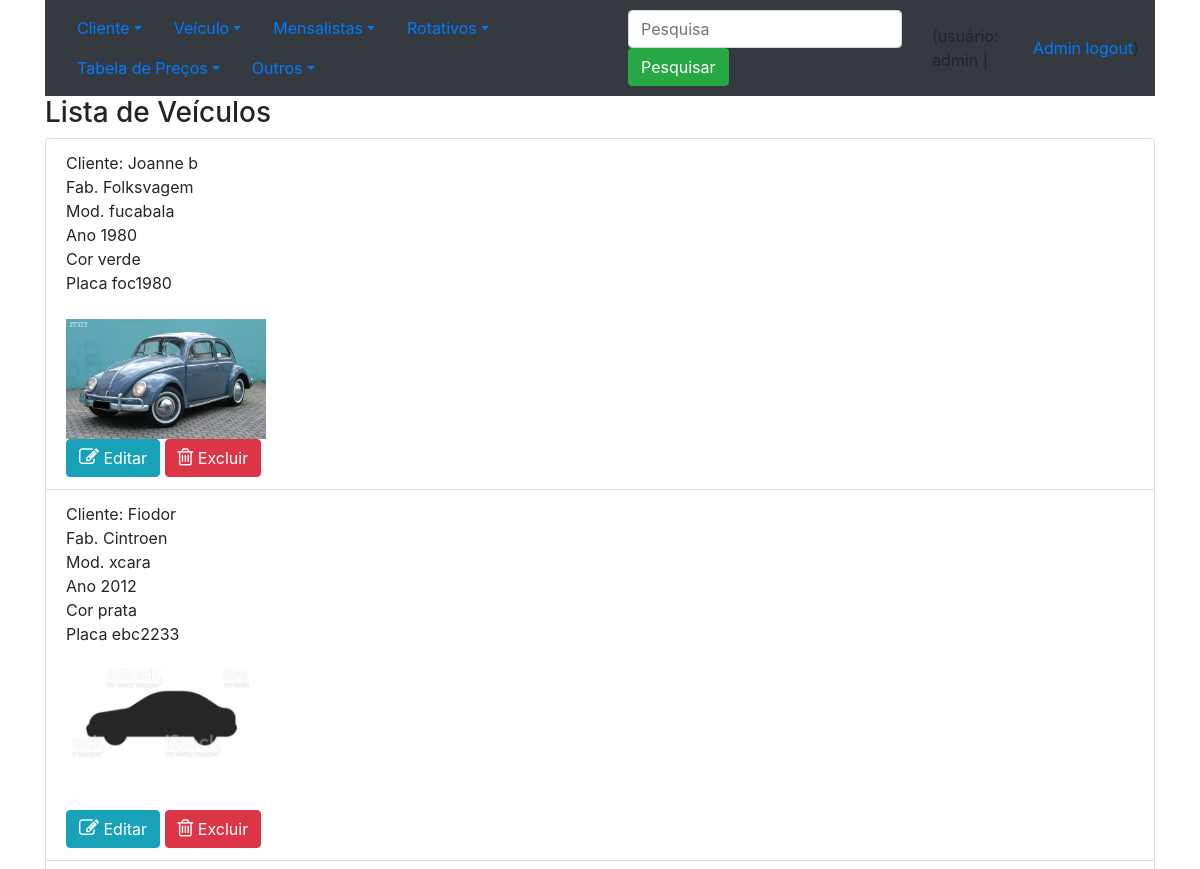
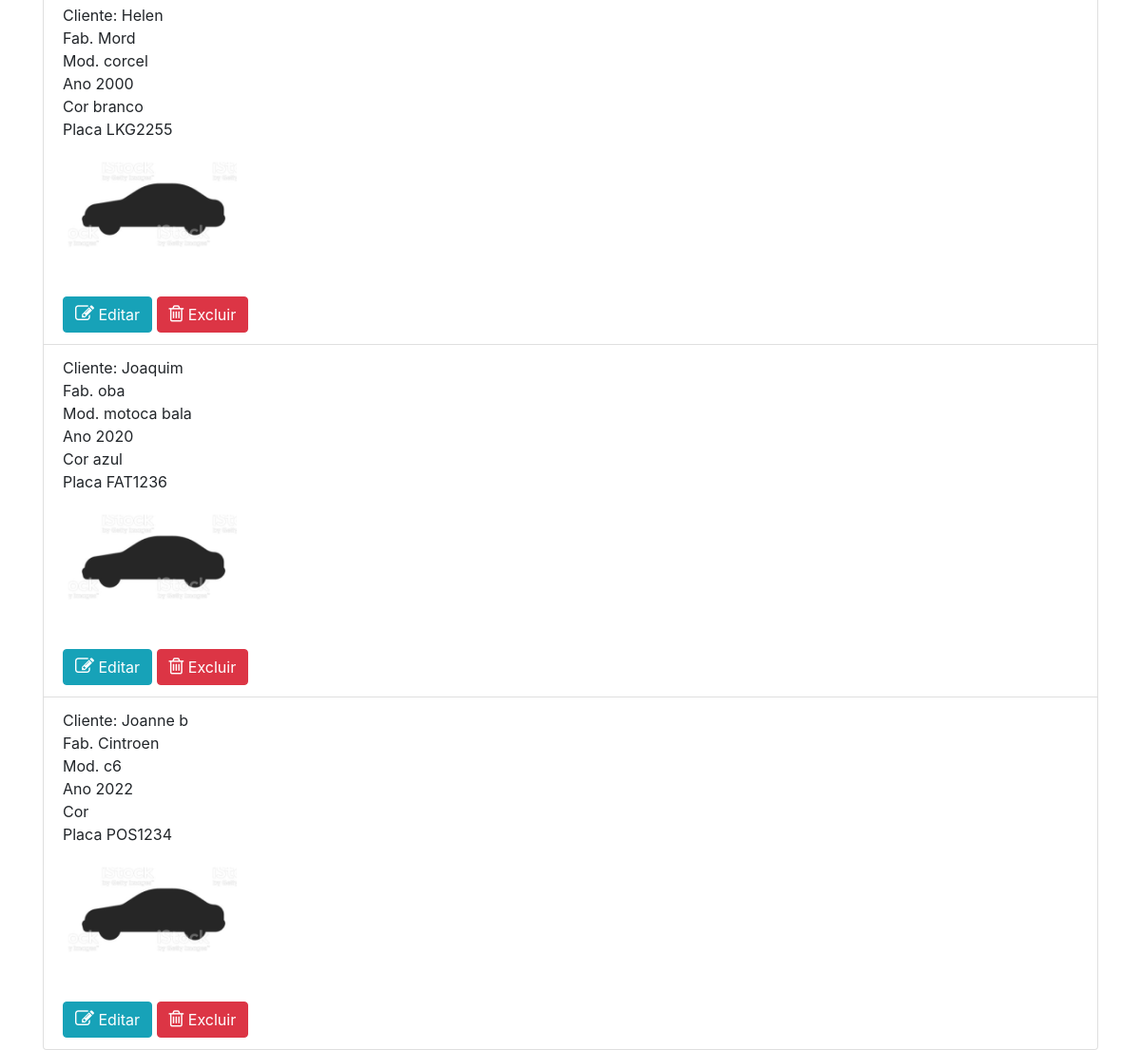
The page /lista_veiculos/ (signed in) on the database its author committed (2 pictures, top to bottom).
### core/models.py (models this page shows, shortened)
class Veiculo(models.Model):
    id_cliente = models.ForeignKey(Cliente, on_delete=models.CASCADE, verbose_name='Cliente')
    id_fabricante = models.ForeignKey(Fabricante, on_delete=models.CASCADE, verbose_name='Fabricante')
    modelo = models.CharField(max_length=30, verbose_name='Modelo')
    ano = models.IntegerField(default=2022, blank=True, null=True, verbose_name='Ano')
    cor = models.CharField(max_length=50, blank=True, null=True, verbose_name='Cor')
    placa = models.CharField(max_length=12, verbose_name='Placa')
    foto = models.ImageField(upload_to='fotos_veiculos', blank=True, null=True, verbose_name='Foto')
    class Meta:
        verbose_name_plural = 'Veículos'

class Cliente(models.Model):
    nome = models.CharField(max_length=50, verbose_name='Nome')
    endereco = models.CharField(max_length=100, blank=True, null=True, verbose_name='Endereço')
    complemento = models.CharField(max_length=50, blank=True, null=True, verbose_name='Complemento')
    bairro = models.CharField(max_length=50, blank=True, null=True, verbose_name='Bairro')
    cidade = models.CharField(max_length=50, blank=True, null=True, verbose_name='Cidade')
    email = models.EmailField(verbose_name='E-mail')
    telefone = models.CharField(max_length=20, blank=True, null=True, verbose_name='Telefone')
    foto = models.ImageField(upload_to='fotos_clientes', blank=True, null=True, verbose_name='Foto')
    def __str__(self):
        return self.nome
    class Meta:
        verbose_name_plural = 'Clientes'

class Fabricante(models.Model):
    descricao = models.CharField(max_length=30, verbose_name='Descrição')
    def __str__(self):
        return self.descricao
    class Meta:
        verbose_name_plural = 'Fabricantes'

### core/views.py (the view)
# urls.py: path('lista_veiculos/', lista_veiculos, name='url_lista_veiculos'),
@login_required()
def lista_veiculos(request):
    if request.user.is_staff:
        dados = Veiculo.objects.all()
        if request.POST:
            if request.POST['i_pesquisa']:
                dados = Veiculo.objects.filter(modelo=request.POST['i_pesquisa'])
        contexto = {'dados': dados}
        return render(request, 'core/lista_veiculos.html', contexto)
    else:
        contexto = {'string': 'Voce não tem permissao para executar esta operação. Procure seu chefe.', 'url': '/'}
        return render(request, 'core/mensagem.html', contexto)

### core/templates/core/lista_veiculos.html (shortened to what this page needs)
{% extends 'base.html' %}
{% load static %}
{% block main %}
<h3>Lista de Veículos</h3>
    <ul class="list-group">
        {% for i in dados %}
            <li class="list-group-item">
                Cliente: {{i.id_cliente}}<br>
                Fab. {{i.id_fabricante}}<br>
                Mod. {{i.modelo}}<br>
                {% if i.ano %}
                    Ano {{i.ano}} <br>
                {% else %}
                    Ano <br>
                {% endif %}
                {% if i.cor %}
                    Cor {{i.cor}}<br>
                {% else %}
                    Cor <br>
                {% endif %}
                Placa {{i.placa}}<br>
                {% if i.foto %}<br>
                    <img src="{{i.foto.url}}" width="200"> <br>
                {% else %}
                    <img src="{% static 'img/veiculo_generico.png' %}" width="200"> <br>
                {% endif %}
                <a class="btn btn-info" href = "/altera_veiculo/{{i.id}}/">
                    <i class="fa fa-edit" style="font-size:20px;color:white;"></i>
                    Editar</a>
                <a class="btn btn-danger" href = "/exclua_veiculo/{{i.id}}/">
                    <i class="fa fa-trash-o" style="font-size:20px;color:white;"></i>
                    Excluir</a><br>
            </li>
        {% endfor %}
    </ul>
{% endblock %}

### templates/base.html (shortened to what this page needs)
<!DOCTYPE html>
<html lang="en">
<head>
    <link rel="stylesheet" href="https://cdn.jsdelivr.net/npm/bootstrap@4.6.1/dist/css/bootstrap.min.css">
    <link rel="stylesheet" href="https://cdnjs.cloudflare.com/ajax/libs/font-awesome/4.7.0/css/font-awesome.min.css">
</head>
<body>
    <div class="container">
        <nav class="navbar navbar-expand-sm bg-dark navbar-dark">
          <ul class="nav nav-pills">
            <li class="nav-item dropdown">
              <a class="nav-link dropdown-toggle" data-toggle="dropdown" href="#">Cliente</a>
            </li>
            <li class="nav-item dropdown">
              <a class="nav-link dropdown-toggle" data-toggle="dropdown" href="#">Veículo</a>
            </li>
            <li class="nav-item dropdown">
              <a class="nav-link dropdown-toggle" data-toggle="dropdown" href="#">Mensalistas</a>
            </li>
            <li class="nav-item dropdown">
              <a class="nav-link dropdown-toggle" data-toggle="dropdown" href="#">Rotativos</a>
            </li>
            <li class="nav-item dropdown">
              <a class="nav-link dropdown-toggle" data-toggle="dropdown" href="#">Tabela de Preços</a>
            </li>
            <li class="nav-item dropdown">
              <a class="nav-link dropdown-toggle" data-toggle="dropdown" href="#">Outros</a>
            </li>
          </ul>
<form class="form-inline" method="post">
    <input  class="form-control mr-sm-2" type="text" placeholder="Pesquisa" name="i_pesquisa">
    <button class="btn btn-success" type="submit">Pesquisar</button>
</form>
                {% if user.get_username %}
                    (usuário: {{ user.get_username }} | <a href="/admin/">Admin</a> &nbsp;
                                                        <a href="/accounts/logout/">logout</a>)<br>
                {% else%}
                    (usuário não autenticado | <a href="/admin/">Admin</a> &nbsp;
                                                <a href="/accounts/login/">Login</a> &nbsp;
                                                <a href='/accounts/registrar/'>Registrar</a>)<br>
                {% endif %}
        </nav>
        {% block main %}
        {% endblock %}
    </div>
</body>
</html>

### rows shown on the page
Veiculo: id_cliente "Joanne b", id_fabricante "Folksvagem", modelo "fucabala", ano "1980", cor "verde", placa "foc1980", foto (picture)
Veiculo: id_cliente "Fiodor", id_fabricante "Cintroen", modelo "xcara", ano "2012", cor "prata", placa "ebc2233"
Veiculo: id_cliente "Helen", id_fabricante "Mord", modelo "corcel", ano "2000", cor "branco", placa "LKG2255"
Veiculo: id_cliente "Joaquim", id_fabricante "oba", modelo "motoca bala", ano "2020", cor "azul", placa "FAT1236"
Veiculo: id_cliente "Joanne b", id_fabricante "Cintroen", modelo "c6", ano "2022", shows "Cor", placa "POS1234"

### other values the page prints
{{ user.get_username }} "admin"
